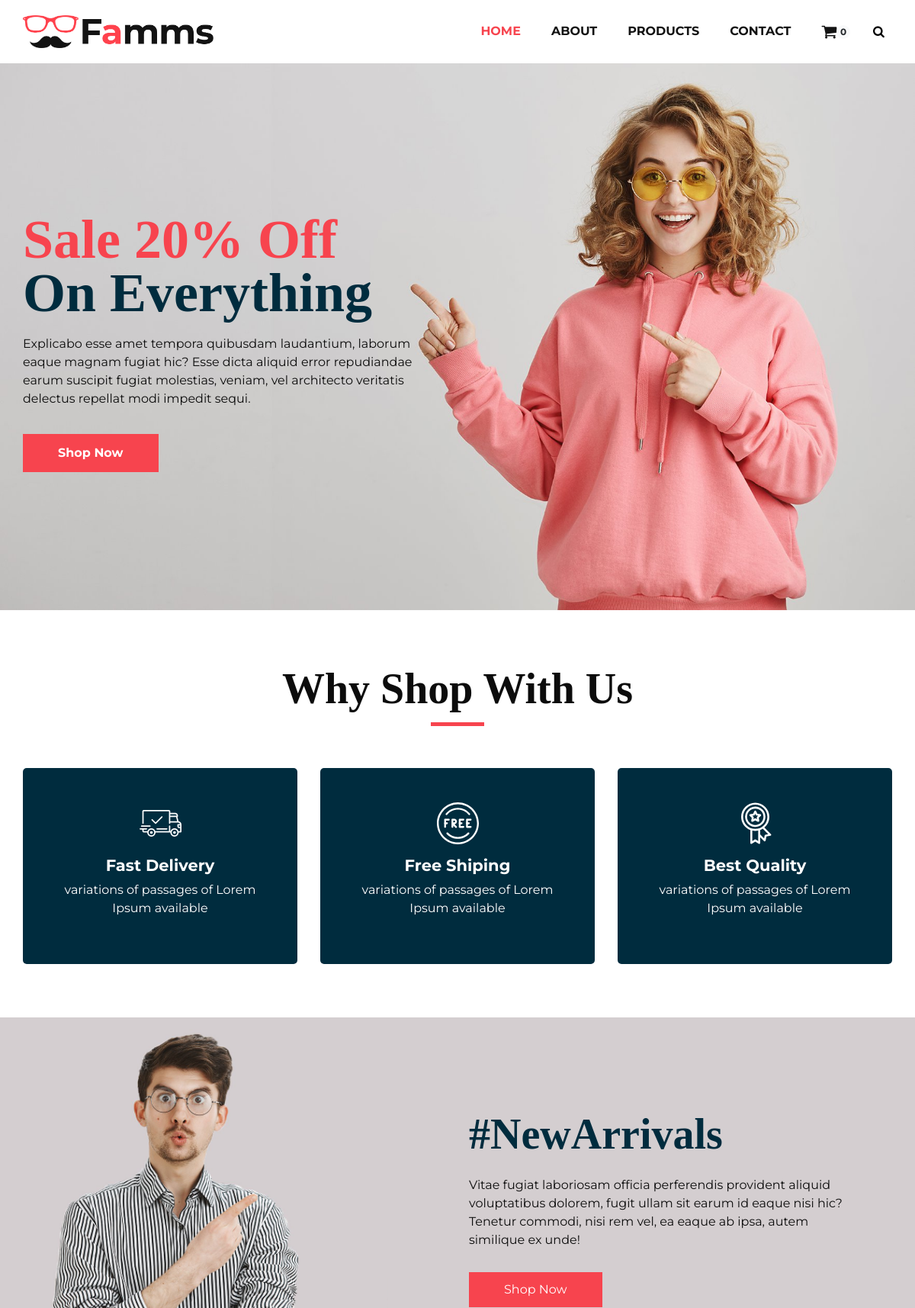
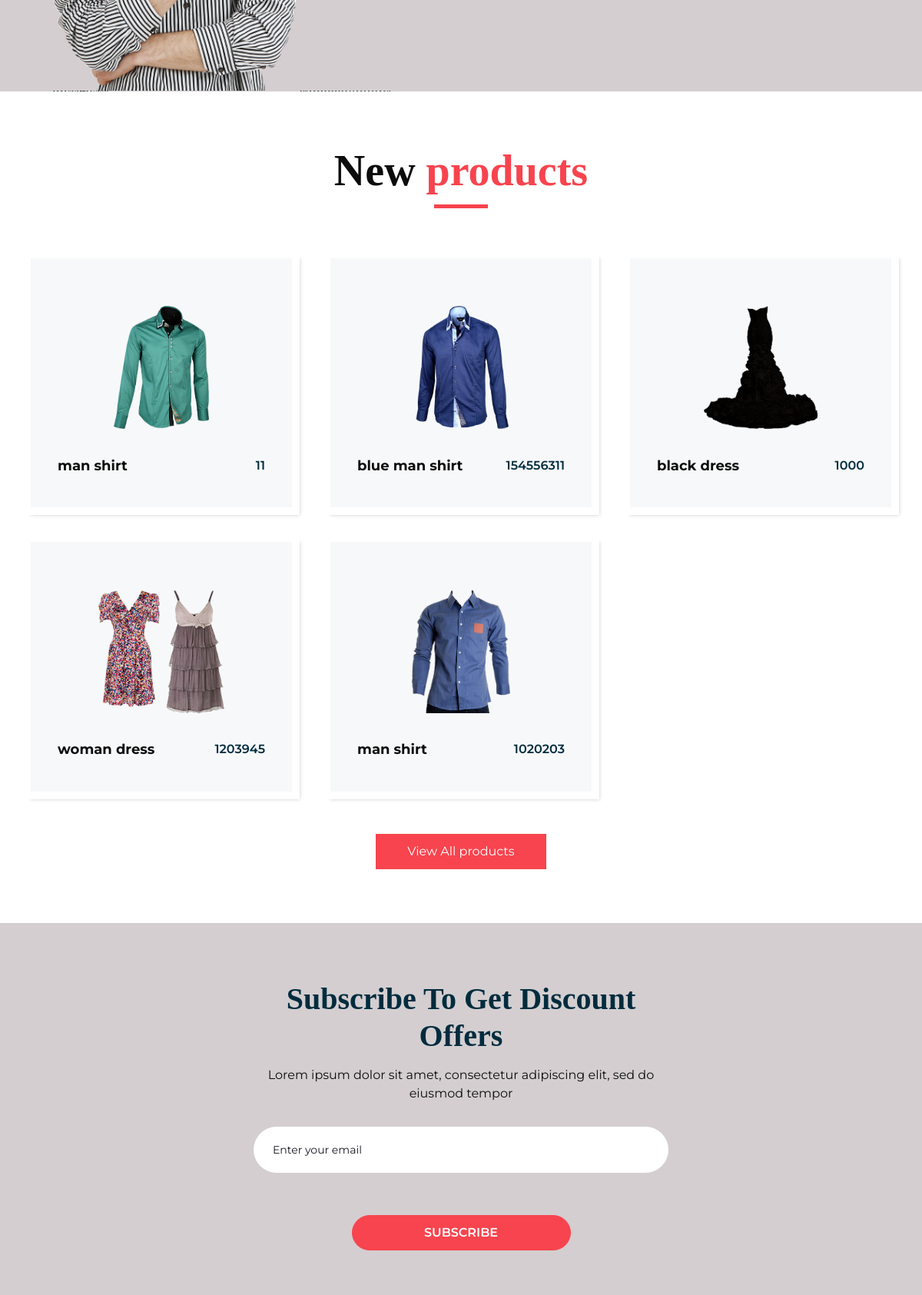
The page / (upper part) on the database its author committed (2 pictures, top to bottom).
### shop/models.py (models this page shows, shortened)
class Product(models.Model):
    category = models.ForeignKey(Category, related_name="products", on_delete=models.CASCADE,)
    name = models.CharField( max_length=200, db_index=True)
    slug = models.SlugField( max_length=200, db_index=True)
    description = models.TextField(blank=True)
    price = models.PositiveIntegerField()
    image = models.ImageField( blank=True, upload_to=user_directory_path)
    amount = models.PositiveIntegerField()
    created = models.DateTimeField(auto_now_add=True)
    updated = models.DateTimeField(auto_now=True)
    class Meta:
        ordering = ("-updated",)
        index_together = (("id", "slug"),)

### Shop-core/views.py (the view)
# urls.py: path("", homepage, name="home"),
def homepage(request):
    new_products = Product.objects.order_by("-id")[0:5]
    return render(request, "index.html", {"new_products": new_products})

### cart/cart.py (called while the page is built)
    def __len__(self):
        return sum(item["quantity"] for item in self.cart.values())

### cart/context_procssesor.py (called while the page is built)
def cart(request):
    return {"cart": Cart(request)}

### templates/index.html (shortened to what this page needs)
<!DOCTYPE html>
{% load  static %}
<html lang="">
   <head>
      <link rel="stylesheet" type="text/css" href="{% static 'css/bootstrap.css' %}" />
      <link href="{% static 'css/font-awesome.min.css' %}" rel="stylesheet" />
      <link href="{% static 'css/style.css' %}" rel="stylesheet" />
      <link href="{% static 'css/responsive.css' %}" rel="stylesheet" />
   </head>
   <body>
      <div class="hero_area">
         <header class="header_section">
            <div class="container">
               <nav class="navbar navbar-expand-lg custom_nav-container ">
                  <a class="navbar-brand" href="index.html"><img width="250" src="{% static 'images/logo.png' %}" alt="#" /></a>
                  <div class="collapse navbar-collapse" id="navbarSupportedContent">
                     <ul class="navbar-nav">
                        <li class="nav-item active">
                           <a class="nav-link" href="{% url 'home' %}">Home <span class="sr-only">(current)</span></a>
                        </li>
                       <li class="nav-item dropdown">
                          <a class="nav-link " href="{% url 'about' %}" > <span class="nav-label">About </span></a>
                        </li>
                        <li class="nav-item">
                           <a class="nav-link" href="{% url 'shop:product-list' %}">Products</a>
                        </li>
                        <li class="nav-item">
                           <a class="nav-link" href="contact.html">Contact</a>
                        </li>
                        <li class="nav-item">
                           <a class="nav-link"  href="{% url 'cart:cart-detail' %}"> <i class="fa fa-shopping-cart fa-lg"></i><span class="badge rounded-pill badge-light bg-light">{{ cart|length }}</span></a>
                        </li>
                        <form class="form-inline">
                           <button class="btn  my-2 my-sm-0 nav_search-btn" type="submit">
                           <i class="fa fa-search" aria-hidden="true"></i>
                           </button>
                        </form>
                     </ul>
                  </div>
               </nav>
            </div>
         </header>
         {%block main%}
         <section class="slider_section ">
            <div class="slider_bg_box">
               <img src="{% static 'images/slider-bg.jpg' %}" alt="">
            </div>
            <div id="customCarousel1" class="carousel slide" data-ride="carousel">
               <div class="carousel-inner">
                  <div class="carousel-item active">
                     <div class="container ">
                        <div class="row">
                           <div class="col-md-7 col-lg-6 ">
                              <div class="detail-box">
                                 <h1>
                                    <span>
                                    Sale 20% Off
                                    </span>
                                    <br>
                                    On Everything
                                 </h1>
                                 <p>
                                    Explicabo esse amet tempora quibusdam laudantium, laborum eaque magnam fugiat hic? Esse dicta aliquid error repudiandae earum suscipit fugiat molestias, veniam, vel architecto veritatis delectus repellat modi impedit sequi.
                                 </p>
                                 <div class="btn-box">
                                    <a href="{% url 'shop:product-list' %}" class="btn1">
                                    Shop Now
                                    </a>
                                 </div>
                              </div>
                           </div>
                        </div>
                     </div>
                  </div>
               </div>
            </div>
         </section>
      </div>
      <section class="why_section layout_padding">
         <div class="container">
            <div class="heading_container heading_center">
               <h2>
                  Why Shop With Us
               </h2>
            </div>
            <div class="row">
               <div class="col-md-4">
                  <div class="box ">
                     <div class="img-box">
                     </div>
                     <div class="detail-box">
                        <h5>
                           Fast Delivery
                        </h5>
                        <p>
                           variations of passages of Lorem Ipsum available
                        </p>
                     </div>
                  </div>
               </div>
               <div class="col-md-4">
                  <div class="box ">
                     <div class="img-box">
                     </div>
                     <div class="detail-box">
                        <h5>
                           Free Shiping
                        </h5>
                        <p>
                           variations of passages of Lorem Ipsum available
                        </p>
                     </div>
                  </div>
               </div>
               <div class="col-md-4">
                  <div class="box ">
                     <div class="img-box">
                     </div>
                     <div class="detail-box">
                        <h5>
                           Best Quality
                        </h5>
                        <p>
                           variations of passages of Lorem Ipsum available
                        </p>
                     </div>
                  </div>
               </div>
            </div>
         </div>
      </section>
      <section class="arrival_section">
         <div class="container">
            <div class="box">
               <div class="arrival_bg_box">
                  <img src="{% static 'images/arrival-bg.png' %}" alt="">
               </div>
               <div class="row">
                  <div class="col-md-6 ml-auto">
                     <div class="heading_container remove_line_bt">
                        <h2>
                           #NewArrivals
                        </h2>
                     </div>
                     <p style="margin-top: 20px;margin-bottom: 30px;">
                        Vitae fugiat laboriosam officia perferendis provident aliquid voluptatibus dolorem, fugit ullam sit earum id eaque nisi hic? Tenetur commodi, nisi rem vel, ea eaque ab ipsa, autem similique ex unde!
                     </p>
                     <a href="{% url  'shop:product-list' %}">
                     Shop Now
                     </a>
                  </div>
               </div>
            </div>
         </div>
      </section>
      <section class="product_section layout_padding">
         <div class="container">
            <div class="heading_container heading_center">
               <h2>
                  New <span>products</span>
               </h2>
            </div>
            <div class="row">
               {% for product in new_products %}
               <div class="col-sm-6 col-md-4 col-lg-4">
                  <div class="box">
                     <div class="img-box">
                        <img src="{{ product.image.url }}" alt="">
                     </div>
                     <div class="detail-box">
                        <h5>
                           {{ product.name }}
                        </h5>
                        <h6>
                           {{ product.price }}
                        </h6>
                     </div>
                  </div>
               </div>
               {% endfor %}
            </div>
            <div class="btn-box">
               <a href="{% url 'shop:product-list' %}">
               View All products
               </a>
            </div>
         </div>
      </section>
      <section class="subscribe_section">
         <div class="container-fuild">
            <div class="box">
               <div class="row">
                  <div class="col-md-6 offset-md-3">
                     <div class="subscribe_form ">
                        <div class="heading_container heading_center">
                           <h3>Subscribe To Get Discount Offers</h3>
                        </div>
                        <p>Lorem ipsum dolor sit amet, consectetur adipiscing elit, sed do eiusmod tempor</p>
                        <form action="">
                           <input type="email" placeholder="Enter your email">
                           <button>
                           subscribe
                           </button>
                        </form>
                     </div>
                  </div>
               </div>
            </div>
         </div>
      </section>
      {%endblock%}
   </body>
</html>

### static/css/responsive.css (style rules this page uses)
@media (min-width: 1200px) { .container { max-width: 1170px; } }

### rows shown on the page
Product: image (picture), name "man shirt", price "11"
Product: image (picture), name "blue man shirt", price "154556311"
Product: image (picture), name "black dress", price "1000"
Product: image (picture), name "woman dress", price "1203945"
Product: image (picture), name "man shirt", price "1020203"

### other values the page prints
{{ cart|length }} "0"
